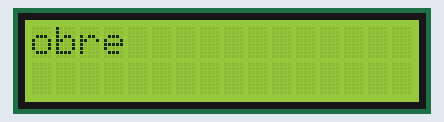
This sketch was run on a simulated Arduino Uno, built with avr-gcc and run on an emulated ATmega328P. Parts: 16×2 character LCD.

Above: at 0.1 s.
At 0.6 s:
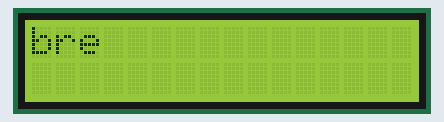
At 12.1 s:
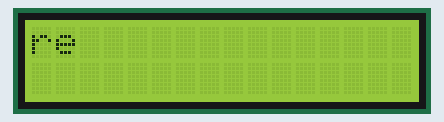
At 15.6 s:
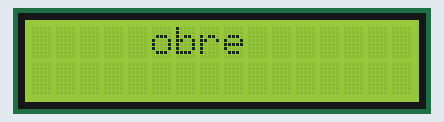
At 23.1 s:
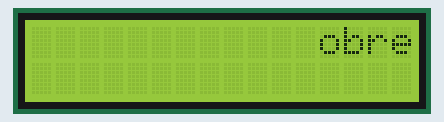
At 30.6 s:
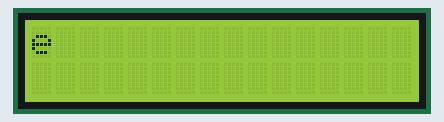

Measured:
- what the display in image 1 shows lasts 0.5 s, from 0.6 s to 1.1 s

The sketch:

ScrollingText.ino
```cpp
#include <LiquidCrystal.h>

LiquidCrystal lcd(1, 2, 4, 5, 6, 7);

int delayTime = 500;

void setup()//method used to run the code for once
{
  lcd.begin(16, 2);//LCD order
    lcd.setCursor(-5,0);
  lcd.print("Dobre ");
  lcd.setCursor(-5,1);
  lcd.print("sobie");
  delay(delayTime);
}

void loop() //used to run the code repeatedly
{
 for(int i=0;i<13; i++)//loop for scrolling the LCD text
  {
    lcd.scrollDisplayLeft();//builtin command to scroll left the text
    delay(delayTime);
    }

   for(int i=0;i<29; i++)
   {
    lcd.scrollDisplayRight(); //builtin command to scroll right the text
    delay(delayTime);
    }
   for(int i=0;i<16; i++)//loop for scrolling the text
   {
    lcd.scrollDisplayLeft();//builtin command to scroll the text left again
    delay(delayTime);
    }
}
```
